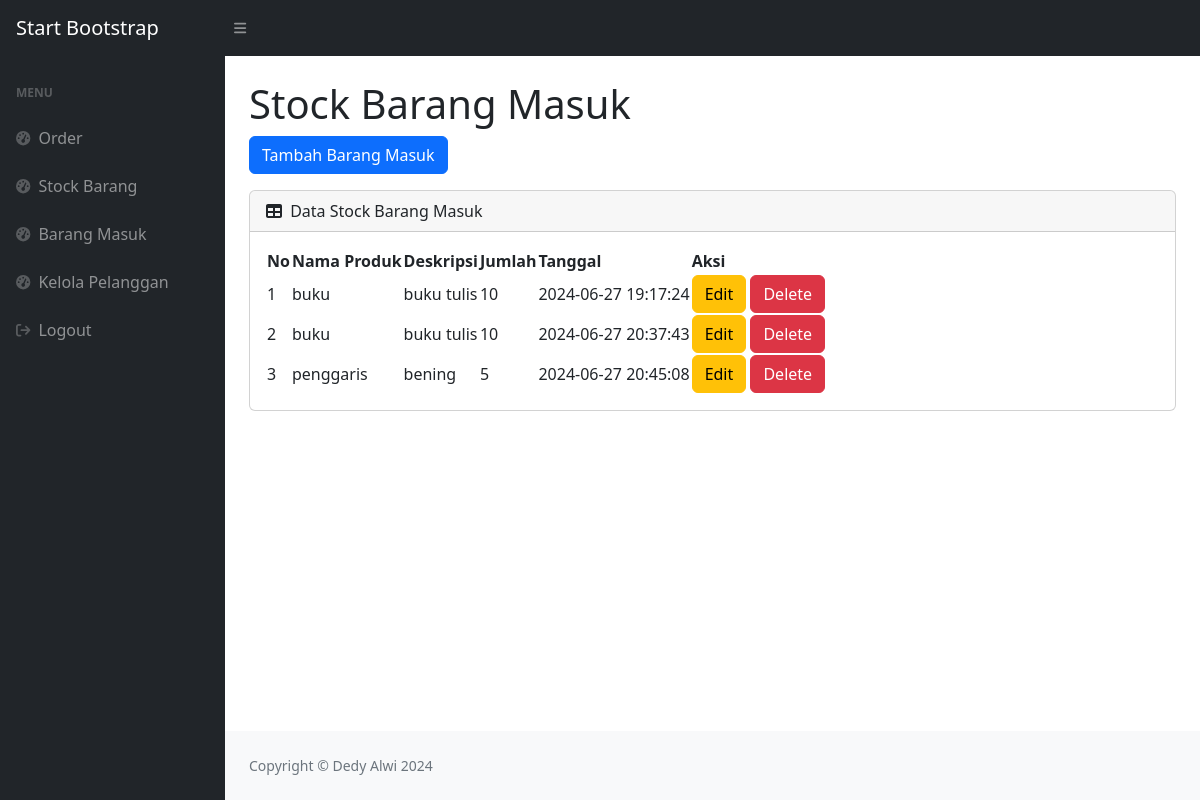
Page /masuk.php (signed in) on the committed database.
### tables this page shows
CREATE TABLE `masuk` (
  `id_masuk` int(11) NOT NULL,
  `id_produk` int(11) NOT NULL,
  `qty` int(11) NOT NULL,
  `tgl_masuk` datetime NOT NULL DEFAULT current_timestamp()
);

CREATE TABLE `produk` (
  `id_produk` int(11) NOT NULL,
  `nama_produk` varchar(35) NOT NULL,
  `deskripsi` varchar(35) NOT NULL,
  `harga` int(11) NOT NULL,
  `stock` int(11) NOT NULL
);

### masuk.php (the view, shortened to what this page needs)
<?php
require 'ceklogin.php';
$barang = mysqli_query($koneksi, "SELECT * FROM masuk m, produk p WHERE m.id_produk=p.id_produk");
?>
<!DOCTYPE html>
<html lang="en">
    <head>
        <link href="https://cdn.jsdelivr.net/npm/simple-datatables@7.1.2/dist/style.min.css" rel="stylesheet" />
        <link href="css/styles.css" rel="stylesheet" />
    </head>
    <body class="sb-nav-fixed">
        <nav class="sb-topnav navbar navbar-expand navbar-dark bg-dark">
            <a class="navbar-brand ps-3" href="index.php">Start Bootstrap</a>
            <button class="btn btn-link btn-sm order-1 order-lg-0 me-4 me-lg-0" id="sidebarToggle" href="#!"><i class="fas fa-bars"></i></button>
        </nav>
        <div id="layoutSidenav">
            <div id="layoutSidenav_nav">
                <nav class="sb-sidenav accordion sb-sidenav-dark" id="sidenavAccordion">
                    <div class="sb-sidenav-menu">
                        <div class="nav">
                            <div class="sb-sidenav-menu-heading">Menu</div>
                            <a class="nav-link" href="index.php">
                                <div class="sb-nav-link-icon"><i class="fas fa-tachometer-alt"></i></div>
                                Order
                            </a>
                            <a class="nav-link" href="stock.php">
                                <div class="sb-nav-link-icon"><i class="fas fa-tachometer-alt"></i></div>
                                Stock Barang
                            </a>
                            <a class="nav-link" href="masuk.php">
                                <div class="sb-nav-link-icon"><i class="fas fa-tachometer-alt"></i></div>
                                Barang Masuk
                            </a>
                            <a class="nav-link" href="pelanggan.php">
                                <div class="sb-nav-link-icon"><i class="fas fa-tachometer-alt"></i></div>
                                Kelola Pelanggan
                            </a>
                            <a class="nav-link" href="logout.php">
                                <div class="sb-nav-link-icon"><i class="fa fa-sign-out"></i></div>
                                Logout
                            </a>
                        </div>
                    </div>
                </nav>
            </div>
            <div id="layoutSidenav_content">
                <main>
                    <div class="container-fluid px-4">
                        <h1 class="mt-4">Stock Barang Masuk</h1>
                        <div class="row">
                            <div class="col-xl-3 col-md-6">
                                <div >
                                <button type="button" class="btn btn-primary" data-bs-toggle="modal" data-bs-target="#myModal">
                                    Tambah Barang Masuk
                                </button>
                                </div>
                            </div>
                        </div>
                        <div class="card mt-3 mb-4">
                            <div class="card-header">
                                <i class="fas fa-table me-1"></i>
                                Data Stock Barang Masuk
                            </div>
                            <div class="card-body">
                                <table id="datatablesSimple">
                                    <thead>
                                        <tr>
                                            <th>No</th>
                                            <th>Nama Produk</th>
                                            <th>Deskripsi</th>
                                            <th>Jumlah</th>
                                            <th>Tanggal</th>
                                            <th>Aksi</th>
                                        </tr>
                                    </thead>
                                    <tbody>
                                        <?php $i = 1; ?>
                                        <?php foreach ($barang as $brg) : ?>
                                        <tr>
                                            <td><?= $i; ?></td>
                                            <td><?= $brg['nama_produk'] ?></td>
                                            <td><?= $brg['deskripsi'] ?></td>
                                            <td><?= $brg['qty'] ?></td>
                                            <td><?= $brg['tgl_masuk'] ?></td>
                                            <td><button type="button" class="btn btn-warning" data-bs-toggle="modal" data-bs-target="#edit<?= $id_masuk;?>">Edit</button> <button type="button" class="btn btn-danger" data-bs-toggle="modal" data-bs-target="#delete<?= $id_masuk;?>">Delete</button></td>
                                        </tr>
                                        <?php $i ++; ?>
                                        <?php endforeach; ?>
                                    </tbody>
                                </table>
                            </div>
                        </div>
                    </div>
                </main>
                <footer class="py-4 bg-light mt-auto">
                    <div class="container-fluid px-4">
                        <div class="d-flex align-items-center justify-content-between small">
                            <div class="text-muted">Copyright &copy; Dedy Alwi 2024</div>
                        </div>
                    </div>
                </footer>
            </div>
        </div>
    </body>
</html>

### rows in the picture
masuk: id_produk.nama_produk "buku", id_produk.deskripsi "buku tulis", qty "10", tgl_masuk "2024-06-27 19:17:24"
masuk: id_produk.nama_produk "buku", id_produk.deskripsi "buku tulis", qty "10", tgl_masuk "2024-06-27 20:37:43"
masuk: id_produk.nama_produk "penggaris", id_produk.deskripsi "bening", qty "5", tgl_masuk "2024-06-27 20:45:08"
